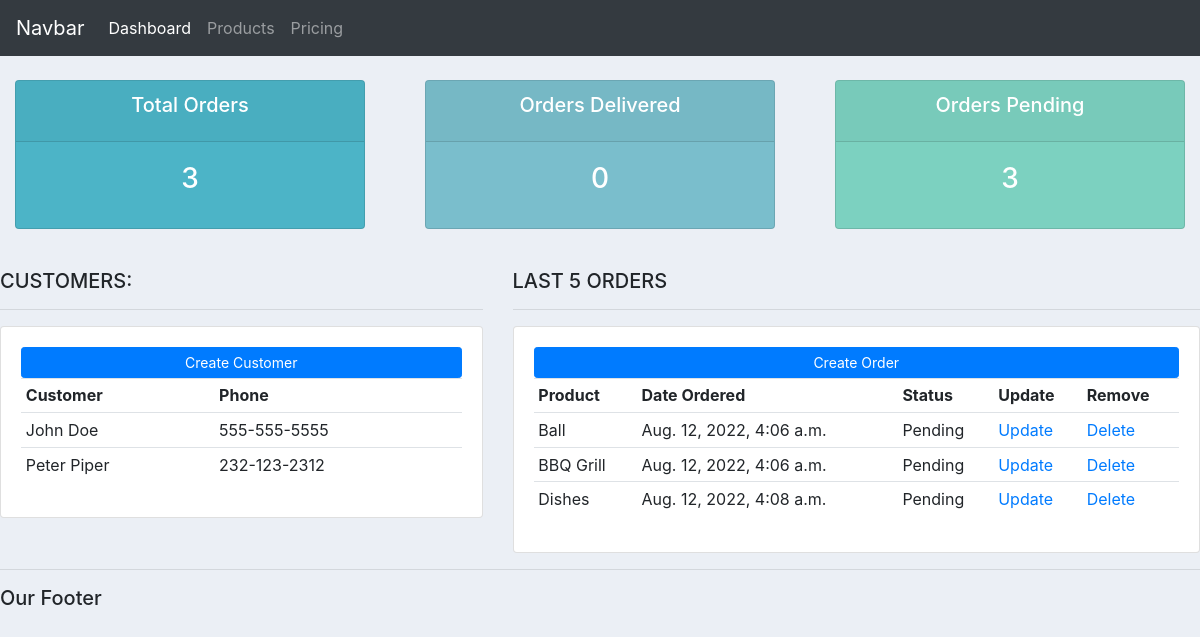
The page / on the database its author committed.
### accounts/models.py (models this page shows, shortened)
class Customer(models.Model):
    name = models.CharField(max_length=200,null=True)
    phone = models.CharField(max_length=200, null=True)
    email = models.CharField(max_length=200, null=True)
    date_created = models.DateTimeField(auto_now_add=True)

class Order(models.Model):
    STATUS = (
        ("Pending","Pending"),
        ("Out for Delivery","Out for Delivery"),
        ("Delivered","Delivered"),
    )
    customer = models.ForeignKey(Customer,null=True,on_delete=models.SET_NULL)
    product = models.ForeignKey(Product,null=True,on_delete=models.SET_NULL)
    date_created = models.DateTimeField(auto_now_add=True)
    status = models.CharField(max_length = 200,null=True,choices=STATUS)

class Product(models.Model):
    CATEGORY = (
        ("Indoor","Indoor"),
        ("Out Door","Out Door"),
    )
    name = models.CharField(max_length=200,null=True)
    price = models.FloatField(null=True)
    category = models.CharField(max_length=200,null=True, choices=CATEGORY)
    description = models.CharField(max_length=200,null=True,blank=True)
    date_created = models.DateTimeField(auto_now_add=True)
    tags = models.ManyToManyField(Tag)
    def __str__(self):
        return self.name

### accounts/views.py (the view)
# urls.py: path('',views.home),
def home(request):
    orders = Order.objects.all()
    customers = Customer.objects.all()
    total_customers = customers.count()
    total_orders = orders.count()
    delivered = orders.filter(status="Delivered").count()
    pending = orders.filter(status="Pending").count()
    return render(request,'dashboard.html',{"orders":orders,"customers":customers,"total_orders":total_orders,"delivered":delivered,"total_customers":total_customers,"pending":pending})

### accounts/templates/dashboard.html
{% extends 'main.html' %}
{% block content %}
{% include "status.html" %}
<br>
<div class="row">
	<div class="col-md-5">
		<h5>CUSTOMERS:</h5>
		<hr>
		<div class="card card-body">
			<a class="btn btn-primary  btn-sm btn-block" href="">Create Customer</a>
			<table class="table table-sm">
				<tr>
					<th>Customer</th>
					<th>Phone</th>
				</tr>
				{% for customer in customers %}
					<tr>
						<td>{{customer.name}}</td>
						<td>{{customer.phone}}</td>
					</tr>
				{% endfor %}
			</table>
		</div>
	</div>
	<div class="col-md-7">
		<h5>LAST 5 ORDERS</h5>
		<hr>
		<div class="card card-body">
			<a class="btn btn-primary  btn-sm btn-block" href="">Create Order</a>
			<table class="table table-sm">
				<tr>
					<th>Product</th>
					<th>Date Ordered</th>
					<th>Status</th>
					<th>Update</th>
					<th>Remove</th>
				</tr>
				{% for order in orders %}
					<tr>
						<td>{{order.product}}</td>
						<td>{{order.date_created}}</td>
						<td>{{order.status}}</td>
						<td><a href = "" >Update</a></td>
						<td><a href = "" >Delete</a></td>
					</tr>
				{% endfor %}
			</table>
		</div>
	</div>
</div>
{% endblock %}

### static/css/main.css (style rules this page uses)
body { background-color: #ebeff5; }

### rows shown on the page
Customer: name "John Doe", phone "555-555-5555"
Customer: name "Peter Piper", phone "232-123-2312"
Order: product "Ball", date_created "Aug. 12, 2022, 4:06 a.m.", status "Pending"
Order: product "BBQ Grill", date_created "Aug. 12, 2022, 4:06 a.m.", status "Pending"
Order: product "Dishes", date_created "Aug. 12, 2022, 4:08 a.m.", status "Pending"

### other values the page prints
{{ total_orders }} "3"
{{ delivered }} "0"
{{ pending }} "3"
